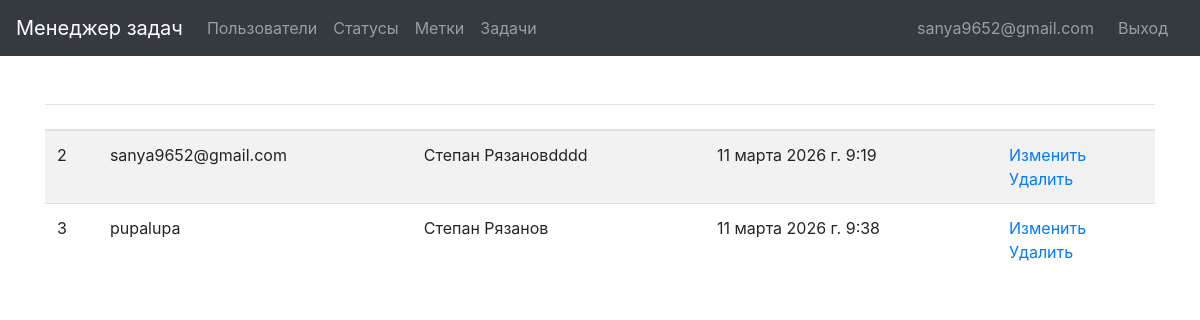
The page /users/ (signed in) on the database its author committed.
### users/models.py (models this page shows)
class User(AbstractUser):
    def __str__(self):
        return self.get_full_name()

### users/views.py (the view)
# urls.py: path('', UsersList.as_view(), name="users"),
class UsersList(ListView):
    model = get_user_model()
    template_name = os.path.join('users', 'index.html')
    context_object_name = 'users'
    extra_context = {
        "edit": "Изменить",
        "delete": "Удалить",
    }

### users/templates/users/index.html (shortened to what this page needs)
{% extends 'base.html' %}
{% load bootstrap4 %}
{% load i18n %}
{% block content %}
<table class="table table-striped">
    <thead>
      <tr>
        <th>{{ ID }}</th>
        <th>{{ username }}</th>
        <th>{{ full_name }}</th>
        <th>{{ created_at }}</th>
        <th></th>
      </tr>
    </thead>
    <tbody>
        {% for user in users %}
        <tr>
          <td>{{ user.id }}</td>
          <td>{{ user.username }}</td>
          <td>{{ user.get_full_name }}</td>
          <td>{{ user.date_joined }}</td>
          <td>
            <a href="{% url 'users:update' user.id %}">{{ edit }}</a>
            <br>
            <a href="{% url 'users:delete' user.id %}">{{ delete }}</a>
          </td>
        </tr>
        {% endfor %}
    </tbody>
  </table>
  {% endblock %}

### task_manager/templates/base.html (shortened to what this page needs)
<!DOCTYPE HTML>
<html lang="en">
<head>
    {% load bootstrap4 %}
    {% bootstrap_css %}
    {% load i18n %}
    {% load static %}
</head>
<body>
<nav class="navbar navbar-expand-md navbar-dark bg-dark fixed-top">
    <a class="navbar-brand" href="{% url 'home' %}">Менеджер задач</a>
    <div class="collapse navbar-collapse" id="navbarsExampleDefault">
        <ul class="navbar-nav mr-auto">
            <li class="nav-item">
                <a class="nav-link" href="{% url 'users:users' %}">Пользователи</a>
            </li>
        {% if request.user.is_authenticated %}
            <li class="nav-item">
                <a class="nav-link" href="{% url 'statuses:index' %}">Статусы</a>
            </li>
            <li class="nav-item">
                <a class="nav-link" href="#">Метки</a>
            </li>
            <li class="nav-item">
                <a class="nav-link" href="#">Задачи</a>
            </li>
        {% endif %}
        </ul>
        {% if request.user.is_authenticated %}
        <ul class="navbar-nav my-2 my-lg-0">
            <li class="nav-item mr-sm-2">
                <a class="nav-link" href="#">{{ request.user.username }}</a>
            </li>
            <li class="nav-item mr-sm-2">
                <a class="nav-link" href="{% url 'logout' %}">Выход</a>
            </li>
        </ul>
        {% endif %}
    </div>
</nav>
<main role="main" class="container">
    {% block content %}
    {% endblock %}
</main>
</body>
</html>

### task_manager/templates/base.html (style rules this page uses)
body { padding-top: 5rem; }

### rows shown on the page
User: user.username "sanya9652@gmail.com", id "2", username "sanya9652@gmail.com", get_full_name "Степан Рязановdddd", date_joined "11 марта 2026 г. 9:19", edit "Изменить", delete "Удалить"
User: id "3", username "pupalupa", get_full_name "Степан Рязанов", date_joined "11 марта 2026 г. 9:38", edit "Изменить", delete "Удалить"
